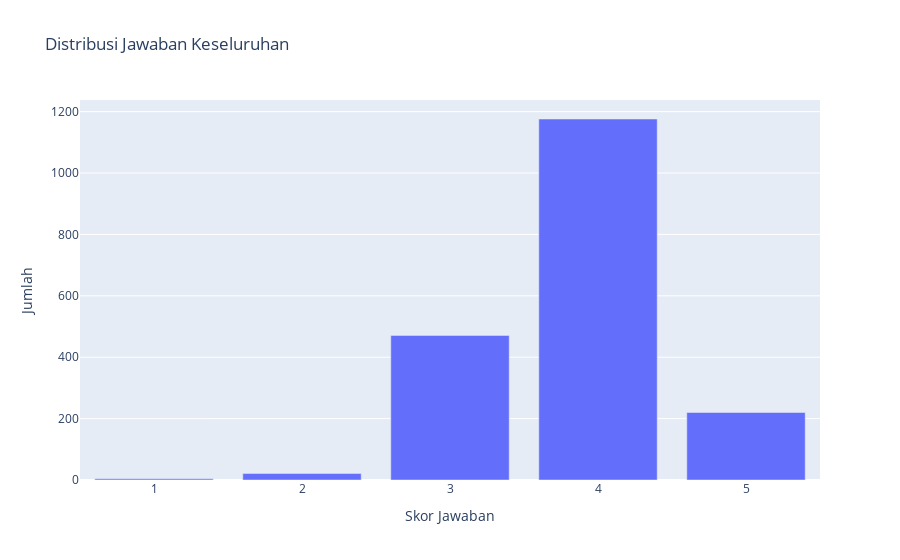

Notebook cell for this chart:
### Code cell
all_values = df_numeric.to_numpy().flatten()

series = pd.to_numeric(pd.Series(all_values), errors='coerce')
series = series.dropna().astype(int)

distribusi = series.value_counts().sort_index()

fig1 = px.bar(
    x=distribusi.index.astype(str),
    y=distribusi.values,
    labels={"x": "Skor Jawaban", "y": "Jumlah"},
    title="Distribusi Jawaban Keseluruhan"
)

fig1.show()

### Figure 1 — Plotly figure (JSON) as saved in the notebook; plotly's stock layout.template omitted (floating-point values rounded to 4 significant figures)
{"data": [{"hovertemplate": "Skor Jawaban=%{x}<br>Jumlah=%{y}<extra></extra>", "legendgroup": "", "marker": {"color": "#636efa", "pattern": {"shape": ""}}, "name": "", "orientation": "v", "showlegend": false, "textposition": "auto", "type": "bar", "x": ["1", "2", "3", "4", "5"], "xaxis": "x", "y": [4, 21, 471, 1176, 220], "yaxis": "y"}], "layout": {"barmode": "relative", "legend": {"tracegroupgap": 0}, "title": {"text": "Distribusi Jawaban Keseluruhan"}, "xaxis": {"anchor": "y", "domain": [0, 1], "title": {"text": "Skor Jawaban"}}, "yaxis": {"anchor": "x", "domain": [0, 1], "title": {"text": "Jumlah"}}}}
